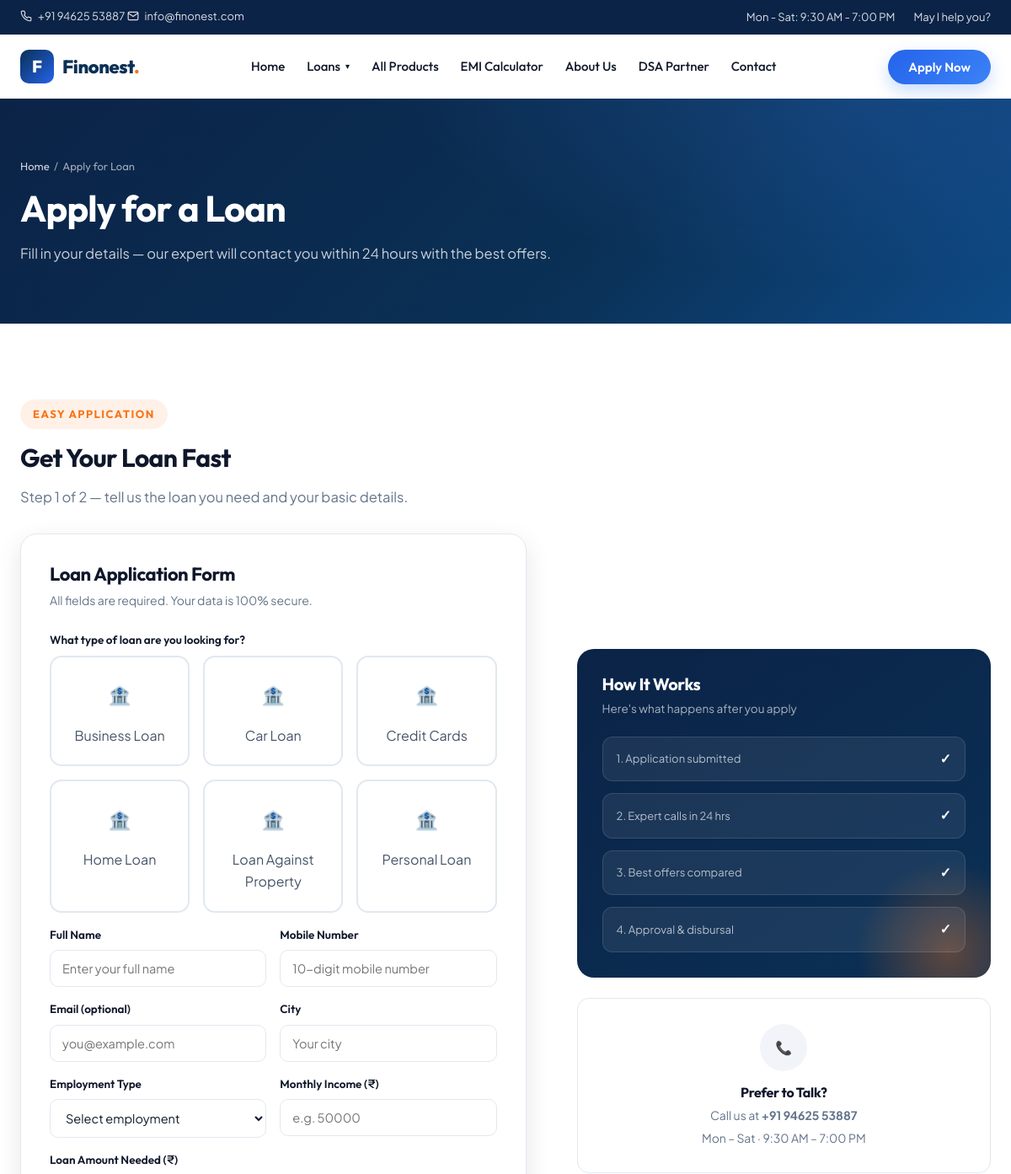
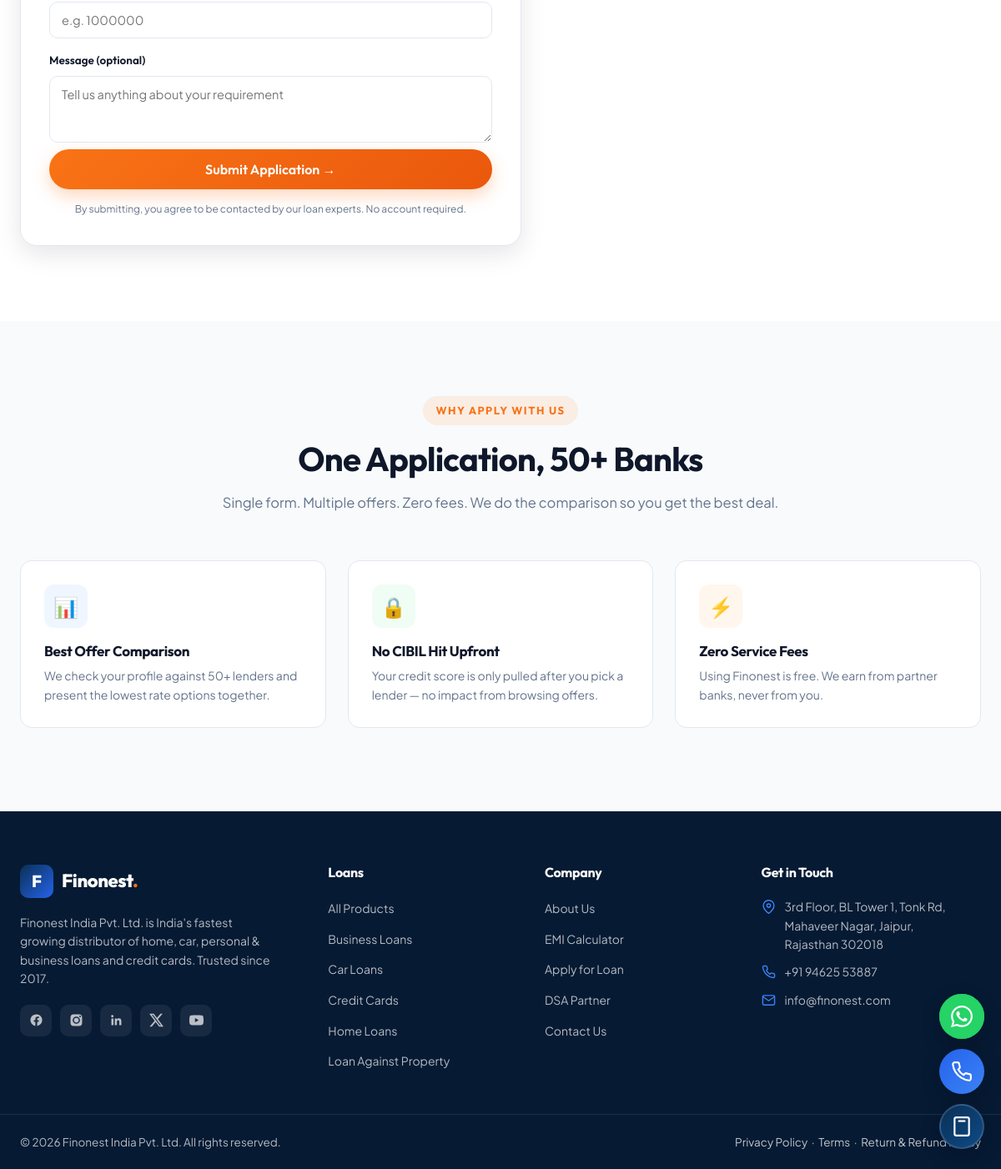
The page /apply.php on the database its author committed (2 pictures, top to bottom).
### tables this page shows
CREATE TABLE IF NOT EXISTS products (
  id INT UNSIGNED NOT NULL AUTO_INCREMENT,
  product_name VARCHAR(200) NOT NULL,
  category_id INT UNSIGNED NOT NULL,
  description TEXT DEFAULT NULL,
  price DECIMAL(12,2) NOT NULL DEFAULT 0.00,
  discount_price DECIMAL(12,2) DEFAULT NULL,
  image VARCHAR(255) DEFAULT NULL,
  stock_quantity INT NOT NULL DEFAULT 0,
  status TINYINT(1) NOT NULL DEFAULT 1 COMMENT '1=Active, 0=Inactive',
  created_at TIMESTAMP DEFAULT CURRENT_TIMESTAMP,
  updated_at TIMESTAMP DEFAULT CURRENT_TIMESTAMP ON UPDATE CURRENT_TIMESTAMP,
  PRIMARY KEY (id),
  KEY idx_category_id (category_id),
  KEY idx_status (status),
  CONSTRAINT fk_products_category
    FOREIGN KEY (category_id) REFERENCES categories (id)
    ON DELETE RESTRICT ON UPDATE CASCADE
);

CREATE TABLE IF NOT EXISTS categories (
  id INT UNSIGNED NOT NULL AUTO_INCREMENT,
  category_name VARCHAR(150) NOT NULL,
  description TEXT DEFAULT NULL,
  status TINYINT(1) NOT NULL DEFAULT 1 COMMENT '1=Active, 0=Inactive',
  created_at TIMESTAMP DEFAULT CURRENT_TIMESTAMP,
  updated_at TIMESTAMP DEFAULT CURRENT_TIMESTAMP ON UPDATE CURRENT_TIMESTAMP,
  PRIMARY KEY (id),
  UNIQUE KEY uq_category_name (category_name),
  INDEX idx_status (status)
);

### includes/functions.php (called while the page is built, shortened)
<?php
function e(?string $value): string
{
    return htmlspecialchars((string) $value, ENT_QUOTES, 'UTF-8');
}
function default_product_image(): string
{
    return 'uploads/products/default-product.svg';
}
function product_image_url(?string $image): string
{
    return default_product_image();
}

### apply.php (the view, shortened to what this page needs)
<?php
require_once __DIR__ . '/config/database.php';
require_once __DIR__ . '/includes/functions.php';
$applyProducts = $pdo->query(
    'SELECT * FROM products WHERE status = 1 ORDER BY product_name'
)->fetchAll();
require __DIR__ . '/includes/site_header.php';
?>
<section class="page-hero">
  <div class="container">
    <div class="crumbs"><a href="index.php">Home</a> &nbsp;/&nbsp; Apply for Loan</div>
    <h1>Apply for a Loan</h1>
    <p>Fill in your details — our expert will contact you within 24 hours with the best offers.</p>
  </div>
</section>
<section class="section">
  <div class="container two-col">
    <div>
      <div class="section-head" style="text-align:left;margin:0 0 30px">
        <span class="section-eyebrow">Easy Application</span>
        <h2 style="font-size:30px">Get Your Loan Fast</h2>
        <p>Step 1 of 2 — tell us the loan you need and your basic details.</p>
      </div>
      <?php
      $fv = $_SESSION['app_form'] ?? [];
      ?>
      <form class="loan-form" id="loanForm" action="submit-application.php" method="post">
        <h3>Loan Application Form</h3>
        <div class="form-sub">All fields are required. Your data is 100% secure.</div>
        <div class="form-group full" style="margin-bottom:16px">
          <label>What type of loan are you looking for?</label>
          <div class="prod-select" id="prodSelect">
            <?php if ($applyProducts): ?>
              <?php foreach ($applyProducts as $prod): ?>
                <div class="prod-option <?= (($fv['loan_type'] ?? '') === $prod['product_name']) ? 'active' : '' ?>" data-loan="<?= e($prod['product_name']) ?>">
                  <?php if (product_image_url($prod['image']) !== default_product_image()): ?>
                    <img class="po-ic" src="<?= e(product_image_url($prod['image'])) ?>" alt="<?= e($prod['product_name']) ?>" style="object-fit:cover" />
                  <?php else: ?>
                    <div class="po-ic">🏦</div>
                  <?php endif; ?>
                  <?= e($prod['product_name']) ?>
                </div>
              <?php endforeach; ?>
            <?php else: ?>
              <div class="prod-option"><div class="po-ic">🏦</div>No products available yet</div>
            <?php endif; ?>
          </div>
        </div>
        <div class="form-grid">
          <div class="form-group">
            <label>Full Name</label>
            <input type="text" name="full_name" placeholder="Enter your full name" value="<?= e($fv['full_name'] ?? '') ?>" required>
          </div>
          <div class="form-group">
            <label>Mobile Number</label>
            <input type="tel" name="mobile_number" placeholder="10-digit mobile number" pattern="[0-9]{10}" value="<?= e($fv['mobile_number'] ?? '') ?>" required>
          </div>
          <div class="form-group">
            <label>Email (optional)</label>
            <input type="email" name="email" placeholder="you@example.com" value="<?= e($fv['email'] ?? '') ?>">
          </div>
          <div class="form-group">
            <label>City</label>
            <input type="text" name="city" placeholder="Your city" value="<?= e($fv['city'] ?? '') ?>" required>
          </div>
          <div class="form-group">
            <label>Employment Type</label>
            <select name="employment_type" required>
              <option value="">Select employment</option>
            </select>
          </div>
          <div class="form-group">
            <label>Monthly Income (₹)</label>
            <input type="number" name="monthly_income" min="0" placeholder="e.g. 50000" value="<?= e($fv['monthly_income'] ?? '') ?>" required>
          </div>
          <div class="form-group full">
            <label>Loan Amount Needed (₹)</label>
            <input type="number" name="loan_amount" min="1" placeholder="e.g. 1000000" value="<?= e($fv['loan_amount'] ?? '') ?>" required>
          </div>
          <div class="form-group full">
            <label>Message (optional)</label>
            <textarea rows="3" name="message" placeholder="Tell us anything about your requirement"><?= e($fv['message'] ?? '') ?></textarea>
          </div>
        </div>
        <button type="submit" class="btn btn-orange btn-lg">Submit Application →</button>
        <p class="form-note">By submitting, you agree to be contacted by our loan experts. No account required.</p>
      </form>
    </div>
    <div>
      <div class="info-card" style="margin-bottom:24px">
        <h3>How It Works</h3>
        <div class="ic-sub">Here's what happens after you apply</div>
        <div class="ic-rows">
          <div class="ic-row"><span class="l">1. Application submitted</span><span class="r" style="font-weight:600">✓</span></div>
          <div class="ic-row"><span class="l">2. Expert calls in 24 hrs</span><span class="r" style="font-weight:600">✓</span></div>
          <div class="ic-row"><span class="l">3. Best offers compared</span><span class="r" style="font-weight:600">✓</span></div>
          <div class="ic-row"><span class="l">4. Approval &amp; disbursal</span><span class="r" style="font-weight:600">✓</span></div>
        </div>
      </div>
      <div class="contact-grid" style="grid-template-columns:1fr">
        <div class="contact-cell">
          <div class="cc-ic">📞</div>
          <h4>Prefer to Talk?</h4>
          <p>Call us at <strong>+91 94625 53887</strong></p>
          <p style="margin-top:4px">Mon – Sat · 9:30 AM – 7:00 PM</p>
        </div>
      </div>
    </div>
  </div>
</section>
<section class="section section-alt" style="padding-bottom:100px">
  <div class="container">
    <div class="section-head">
      <span class="section-eyebrow">Why Apply With Us</span>
      <h2>One Application, 50+ Banks</h2>
      <p>Single form. Multiple offers. Zero fees. We do the comparison so you get the best deal.</p>
    </div>
    <div class="why-grid">
      <div class="why-item">
        <div class="wi-icon bg-blue">📊</div>
        <h3>Best Offer Comparison</h3>
        <p>We check your profile against 50+ lenders and present the lowest rate options together.</p>
      </div>
      <div class="why-item">
        <div class="wi-icon bg-green">🔒</div>
        <h3>No CIBIL Hit Upfront</h3>
        <p>Your credit score is only pulled after you pick a lender — no impact from browsing offers.</p>
      </div>
      <div class="why-item">
        <div class="wi-icon bg-orange">⚡</div>
        <h3>Zero Service Fees</h3>
        <p>Using Finonest is free. We earn from partner banks, never from you.</p>
      </div>
    </div>
  </div>
</section>
<?php require __DIR__ . '/includes/site_footer.php'; ?>

### includes/site_footer.php (shortened to what this page needs)
<footer class="footer">
  <div class="footer-top">
    <div class="container footer-grid">
      <div class="footer-brand">
        <a href="index.php" class="logo">
          <span class="logo-mark">F</span>
          <span class="logo-text" style="color:#fff">Finonest<span style="color:var(--orange)">.</span></span>
        </a>
        <p>Finonest India Pvt. Ltd. is India's fastest growing distributor of home, car, personal &amp; business loans and credit cards. Trusted since 2017.</p>
        <div class="socials">
          <a href="#" aria-label="Facebook"><svg viewBox="0 0 24 24" fill="currentColor"><path d="M22 12a10 10 0 1 0-11.56 9.88v-6.99H7.9V12h2.54V9.8c0-2.5 1.49-3.89 3.77-3.89 1.09 0 2.23.2 2.23.2v2.46h-1.26c-1.24 0-1.63.77-1.63 1.56V12h2.78l-.44 2.89h-2.34v6.99A10 10 0 0 0 22 12z"/></svg></a>
          <a href="#" aria-label="Instagram"></a>
          <a href="#" aria-label="LinkedIn"><svg viewBox="0 0 24 24" fill="currentColor"><path d="M20.45 20.45h-3.56v-5.57c0-1.33-.02-3.04-1.85-3.04-1.85 0-2.14 1.45-2.14 2.94v5.67H9.34V9h3.42v1.56h.05c.48-.9 1.64-1.85 3.37-1.85 3.6 0 4.27 2.37 4.27 5.46v6.28zM5.34 7.43a2.07 2.07 0 1 1 0-4.13 2.07 2.07 0 0 1 0 4.13zM7.12 20.45H3.56V9h3.56v11.45z"/></svg></a>
          <a href="#" aria-label="X"><svg viewBox="0 0 24 24" fill="currentColor"><path d="M18.9 1.15h3.68l-8.04 9.19L24 22.85h-7.41l-5.8-7.58-6.64 7.58H.47l8.6-9.83L0 1.15h7.6l5.24 6.93L18.9 1.15zm-1.29 19.5h2.04L6.49 3.24H4.3l13.31 17.41z"/></svg></a>
          <a href="#" aria-label="YouTube"></a>
        </div>
      </div>
      <div>
        <h4>Loans</h4>
        <ul>
          <li><a href="products.php">All Products</a></li>
          <?php if (!empty($navCategories)): ?>
            <?php foreach (array_slice($navCategories, 0, 5) as $cat): ?>
              <li><a href="products.php?category=<?= (int)$cat['id'] ?>"><?= e($cat['category_name']) ?></a></li>
            <?php endforeach; ?>
          <?php else: ?>
            <li><a href="products.php">Explore All Loans</a></li>
          <?php endif; ?>
        </ul>
      </div>
      <div>
        <h4>Company</h4>
        <ul>
          <li><a href="about.html">About Us</a></li>
          <li><a href="emi-calculator.html">EMI Calculator</a></li>
          <li><a href="apply.php">Apply for Loan</a></li>
          <li><a href="dsa-partner.html">DSA Partner</a></li>
          <li><a href="contact.html">Contact Us</a></li>
        </ul>
      </div>
      <div>
        <h4>Get in Touch</h4>
        <ul class="footer-contact">
          <li>
            <svg viewBox="0 0 24 24" fill="none" stroke="currentColor" stroke-width="2"><path d="M21 10c0 7-9 13-9 13s-9-6-9-13a9 9 0 0 1 18 0z"/><circle cx="12" cy="10" r="3"/></svg>
            <span>3rd Floor, BL Tower 1, Tonk Rd,<br>Mahaveer Nagar, Jaipur,<br>Rajasthan 302018</span>
          </li>
          <li>
            <span>+91 94625 53887</span>
          </li>
          <li>
            <svg viewBox="0 0 24 24" fill="none" stroke="currentColor" stroke-width="2"><path d="M4 4h16c1.1 0 2 .9 2 2v12c0 1.1-.9 2-2 2H4c-1.1 0-2-.9-2-2V6c0-1.1.9-2 2-2z"/><polyline points="22,6 12,13 2,6"/></svg>
            <span>info@finonest.com</span>
          </li>
        </ul>
      </div>
    </div>
  </div>
  <div class="footer-bottom">
    <div class="container">
      <span>&copy; <span id="year"></span> Finonest India Pvt. Ltd. All rights reserved.</span>
      <span><a href="#">Privacy Policy</a> &nbsp;·&nbsp; <a href="#">Terms</a> &nbsp;·&nbsp; <a href="#">Return &amp; Refund Policy</a></span>
    </div>
  </div>
</footer>
<div class="fab-stack">
  <a href="https://wa.me/919462553887" target="_blank" rel="noopener" class="fab fab-wa" aria-label="Chat on WhatsApp">
    <span class="fab-pulse"></span>
  </a>
  <a href="tel:+919462553887" class="fab fab-call" aria-label="Call us now">
  </a>
  <a href="emi-calculator.html" id="fabEmi" class="fab fab-emi" aria-label="Open EMI Calculator">
  </a>
</div>
</body>
</html>

### rows shown on the page
products: product_name "Business Loan"
products: product_name "Car Loan"
products: product_name "Credit Cards"
products: product_name "Home Loan"
products: product_name "Loan Against Property"
products: product_name "Personal Loan"
categories: category_name "Business Loans"
categories: category_name "Car Loans"
categories: category_name "Credit Cards"
categories: category_name "Home Loans"
categories: category_name "Loan Against Property"
